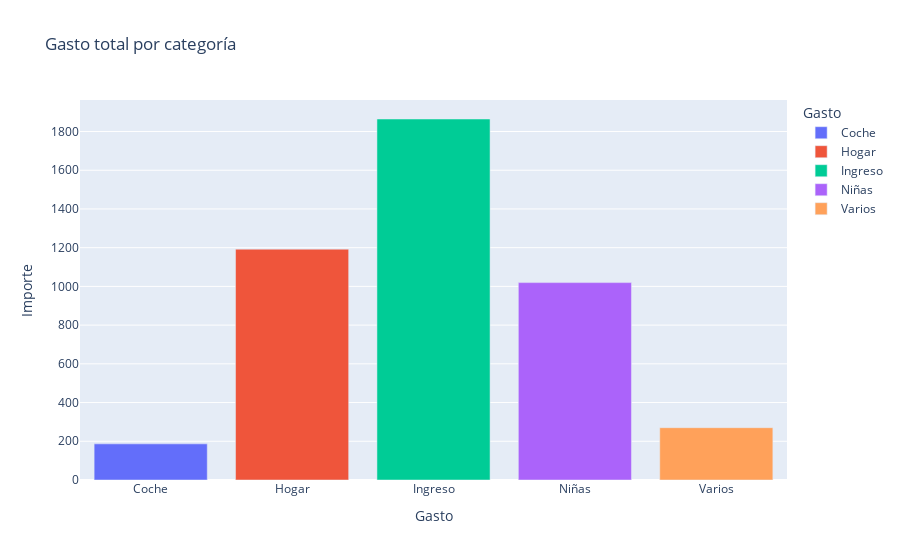

The code cell stored with this chart in its notebook:
### Code cell
df_gasto = (df.groupby("Gasto", as_index=False)["Importe"].sum())

fig2 = px.bar(
    df_gasto,
    x="Gasto",
    y="Importe",
    color="Gasto",   # color distinto por categoría
    title="Gasto total por categoría"
)

fig2.show()

### Figure 1 — Plotly figure (JSON) as saved in the notebook; plotly's stock layout.template omitted (floating-point values rounded to 4 significant figures)
{"data": [{"alignmentgroup": "True", "hovertemplate": "Gasto=%{x}<br>Importe=%{y}<extra></extra>", "legendgroup": "Coche", "marker": {"color": "#636efa", "pattern": {"shape": ""}}, "name": "Coche", "offsetgroup": "Coche", "orientation": "v", "showlegend": true, "textposition": "auto", "type": "bar", "x": ["Coche"], "xaxis": "x", "y": [186.7], "yaxis": "y"}, {"alignmentgroup": "True", "hovertemplate": "Gasto=%{x}<br>Importe=%{y}<extra></extra>", "legendgroup": "Hogar", "marker": {"color": "#EF553B", "pattern": {"shape": ""}}, "name": "Hogar", "offsetgroup": "Hogar", "orientation": "v", "showlegend": true, "textposition": "auto", "type": "bar", "x": ["Hogar"], "xaxis": "x", "y": [1192.0], "yaxis": "y"}, {"alignmentgroup": "True", "hovertemplate": "Gasto=%{x}<br>Importe=%{y}<extra></extra>", "legendgroup": "Ingreso", "marker": {"color": "#00cc96", "pattern": {"shape": ""}}, "name": "Ingreso", "offsetgroup": "Ingreso", "orientation": "v", "showlegend": true, "textposition": "auto", "type": "bar", "x": ["Ingreso"], "xaxis": "x", "y": [1865.0], "yaxis": "y"}, {"alignmentgroup": "True", "hovertemplate": "Gasto=%{x}<br>Importe=%{y}<extra></extra>", "legendgroup": "Niñas", "marker": {"color": "#ab63fa", "pattern": {"shape": ""}}, "name": "Niñas", "offsetgroup": "Niñas", "orientation": "v", "showlegend": true, "textposition": "auto", "type": "bar", "x": ["Niñas"], "xaxis": "x", "y": [1020.0], "yaxis": "y"}, {"alignmentgroup": "True", "hovertemplate": "Gasto=%{x}<br>Importe=%{y}<extra></extra>", "legendgroup": "Varios", "marker": {"color": "#FFA15A", "pattern": {"shape": ""}}, "name": "Varios", "offsetgroup": "Varios", "orientation": "v", "showlegend": true, "textposition": "auto", "type": "bar", "x": ["Varios"], "xaxis": "x", "y": [270.2], "yaxis": "y"}], "layout": {"autosize": true, "barmode": "relative", "legend": {"title": {"text": "Gasto"}, "tracegroupgap": 0}, "title": {"text": "Gasto total por categoría"}, "xaxis": {"anchor": "y", "autorange": true, "categoryarray": ["Coche", "Hogar", "Ingreso", "Niñas", "Varios"], "categoryorder": "array", "domain": [0, 1], "range": [-0.5, 4.5], "title": {"text": "Gasto"}, "type": "category"}, "yaxis": {"anchor": "x", "autorange": true, "domain": [0, 1], "range": [0, 1963.0], "title": {"text": "Importe"}, "type": "linear"}}}
